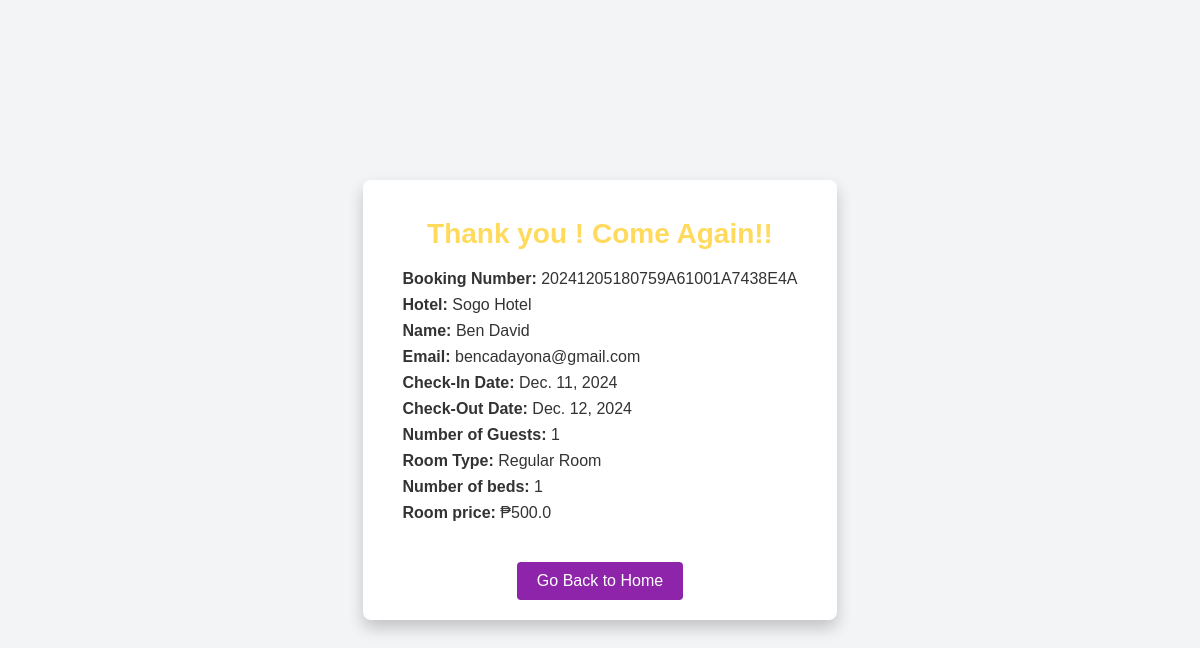
Screenshot of /booking_details/12 with the database file from the repository.
### api/models.py (models this page shows, shortened)
class Booking(models.Model):
    STATUS_CHOICES = [
        ("Pending", "Pending"),
        ("Canceled", "Canceled"),
        ("Accepted", "Accepted"),
        ("Check-in", "Check-in"),
        ("Check-out", "Check-out"),
    ]
    user = models.ForeignKey(User, on_delete=models.CASCADE, null=True, blank=True)
    name = models.CharField(max_length=100)
    email = models.EmailField()
    check_in = models.DateField(null=True, blank=True)
    check_out = models.DateField(null=True, blank=True)
    guests = models.IntegerField()
    room = models.ForeignKey(Rooms, on_delete=models.CASCADE)
    booking_number = models.CharField(max_length=12, editable=False, default=timezone.now().strftime('%Y%m%d%H%M%S') + uuid.uuid4().hex[:14].upper())
    status = models.CharField(max_length=10, choices=STATUS_CHOICES, default="Pending")
    isReviewed = models.BooleanField(default=False)

class Rooms(models.Model):
    name = models.CharField(max_length=100)
    number_of_beds = models.IntegerField()
    price = models.FloatField()
    listing = models.ForeignKey('Listing', on_delete=models.CASCADE)
    available_room = models.IntegerField(default=1)

class Listing(models.Model):
    hotel_owner = models.ForeignKey(User, on_delete=models.CASCADE, related_name="listings")
    title = models.CharField(max_length=255)
    description = models.TextField()
    price_per_night = models.CharField(max_length=55)
    image = models.ImageField(upload_to='listings/')
    filters = models.ManyToManyField('Filter', related_name="listings")

### api/views.py (the view)
# urls.py: path('booking_details/<int:booking_id>', booking_details, name='booking_details'),
def booking_details(request,booking_id):
    booking = get_object_or_404(Booking, id=booking_id)
    return render(request, 'success.html', {'booking': booking})

### api/templates/success.html (shortened to what this page needs)
<!DOCTYPE html>
<html lang="en">
<head>
</head>
<body>
    <div class="container">
        <h1>Thank you
            {%if booking.status == 'Check-out'%}
                ! Come Again!!
            {%endif%}
        </h1>
        <div class="details">
            <p><strong>Booking Number:</strong> {{ booking.booking_number }}</p>
            <p><strong>Hotel:</strong> {{ booking.room.listing.title }}</p>
            <p><strong>Name:</strong> {{ booking.name|capfirst }}</p>
            <p><strong>Email:</strong> {{ booking.email }}</p>
            <p><strong>Check-In Date:</strong> {{ booking.check_in }}</p>
            <p><strong>Check-Out Date:</strong> {{ booking.check_out }}</p>
            <p><strong>Number of Guests:</strong> {{ booking.guests }}</p>
            <p><strong>Room Type:</strong> {{ booking.room.name }}</p>
            <p><strong>Number of beds:</strong> {{ booking.room.number_of_beds }}</p>
            <p><strong>Room price:</strong> ₱{{ booking.room.price }}</p>
        </div>
        <a href="{% url 'home' %}" class="button">Go Back to Home</a>
    </div>
</body>
</html>

### api/templates/success.html (style rules this page uses)
body { font-family: Arial, sans-serif; background-color: #f3f4f6; color: #333; display: flex; justify-content: center; align-items: center; height: 100vh; margin: 0; }
.container { background: #fff; border-radius: 8px; padding: 20px 40px; box-shadow: 0 8px 16px rgba(0, 0, 0, 0.2); text-align: center; max-width: 600px; animation: slideIn 0.6s ease-out forwards; }
h1 { color: #ffda5c; font-size: 28px; margin-bottom: 20px; animation: fadeIn 1s ease-in forwards; }
.details { text-align: left; margin: 20px 0; font-size: 16px; }
.details p { margin: 8px 0; }
.button { display: inline-block; margin-top: 20px; padding: 10px 20px; color: #fff; background-color: #8e24aa; border: none; border-radius: 4px; text-decoration: none; font-size: 16px; transition: background-color 0.3s ease; }

### rows the page displays
Booking: booking_number "20241205180759A61001A7438E4A", room.listing "Sogo Hotel", name "Ben David", email "bencadayona@gmail.com", check_in "Dec. 11, 2024", check_out "Dec. 12, 2024", guests "1", room.name "Regular Room", room.number_of_beds "1", room.price "500.0"
